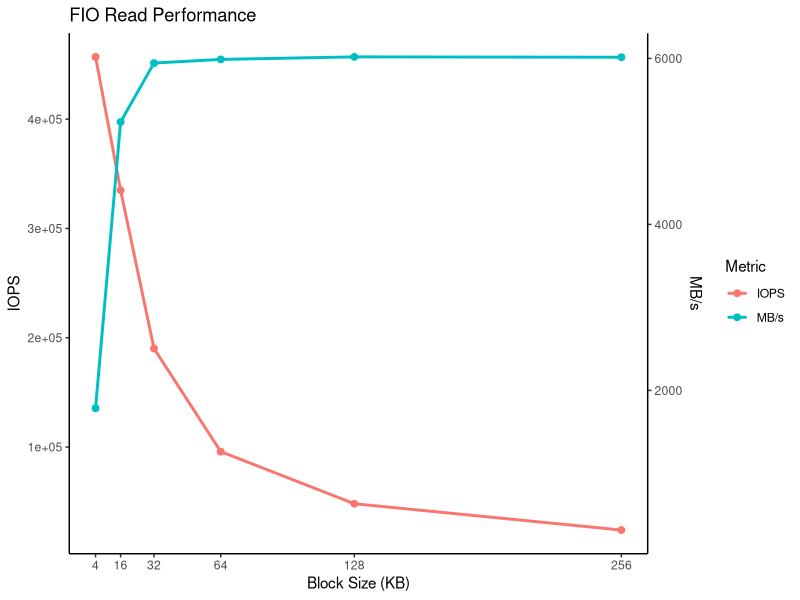

This chart was generated by the following R code:
#!/bin/env Rscript

# GENERATED IN PART WITH CHATGPT

library(tidyverse)

# --- 1. Read CSV ---
df <- read_csv("csvs/bs_sweep_rand_result.csv")

# Extract block size from jobname (assumes ending with 4k, 8k, 128k, etc.)
df <- df %>%
  mutate(block_size = sub(".*?(\\d+k)$", "\\1", jobname)) %>%
  arrange(as.numeric(sub("k", "", block_size)))

# Convert numeric columns
df <- df %>%
  mutate(read_iops = as.numeric(read_iops),
         read_bandwidth_mb = as.numeric(read_bandwidth_kb) / 1024,
         block_size_kb = as.numeric(sub("k", "", block_size)))

# Scale MB/s independently relative to IOPS
mb_max <- max(df$read_bandwidth_mb, na.rm = TRUE)
iops_max <- max(df$read_iops, na.rm = TRUE)
scale_factor <- iops_max / mb_max

ggplot(df, aes(x = block_size_kb)) +
  geom_line(aes(y = read_iops, color = "IOPS", group = 1), linewidth = 1) +
  geom_point(aes(y = read_iops, color = "IOPS"), size = 2) +
  geom_line(aes(y = read_bandwidth_mb * scale_factor, color = "MB/s", group = 1), linewidth = 1) +
  geom_point(aes(y = read_bandwidth_mb * scale_factor, color = "MB/s"), size = 2) +
  scale_y_continuous(
    name = "IOPS",
    sec.axis = sec_axis(~. / scale_factor, name = "MB/s")
  ) +
  scale_x_continuous(
    name = "Block Size (KB)",
    breaks = df$block_size_kb
  ) +
  labs(color = "Metric", title = "FIO Read Performance") +
  theme_classic()
